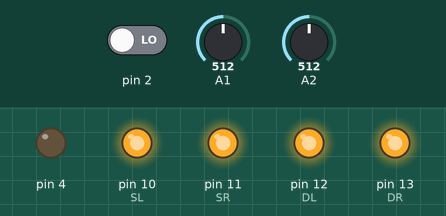
Bench run of a sketch on a simulated Arduino Uno, built with avr-gcc and run on an emulated ATmega328P. On the bench: output pins drawn as LEDs (lit = HIGH). The test bench sets the inputs (shaded band); at power-on: A1 = 512, pin 2 LOW, A2 = 512.

Above: at 1.8 s.
1.9 s: A1 set to 810
At 2.9 s:
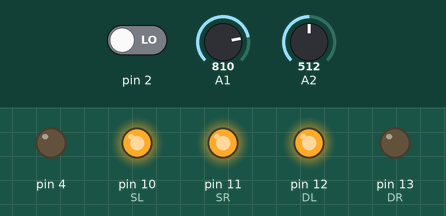
3.4 s: A1 set to 790
At 6.6 s:
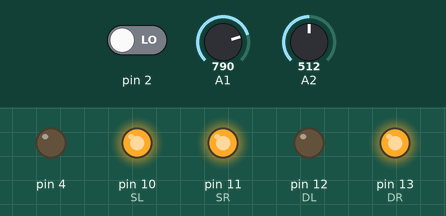
Timing chart, 0 to 8.1 s (numbered marks = the images above; inputs shaded):
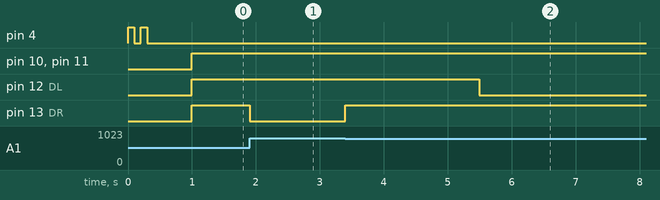

Measured:
- after the input at 1.9 s, pin 13 (DR): HIGH → LOW at once
- after the input at 3.4 s, pin 12 (DL): HIGH → LOW after 2.1 s; pin 13 (DR): LOW → HIGH at once
- by itself, pin 4: alternates HIGH for 0.10 s and LOW for 0.10 s, 4 changes in all, then stays LOW

The sketch:

star_kat_v-2_1234.ino
```cpp
#define SR     11
#define DR     13
#define SL     10
#define DL     12

byte mas[9] = {0, 0, 0, 0, 0, 0, 0, 0, 0};  // штрих-код (первые цифрры координата в двоич сс, последние две цифрры координата в дес сс)
int i = 0;
int a = 0;
byte b = 0;  // откуда виртуально приехал робот
byte x = 1;  // x вирт местоположение
byte y = 3;  // y вирт местоположение
byte pr[9][7] {               // "пробки"
  // начало в 0;0 - y;x !!!
  {1, 1, 1, 1, 1, 1, 1},      // 1   - 0
  {1, 1, 1, 1, 1, 1, 1},      // 1^2 - 1
  {1, 1, 1, 1, 1, 1, 1},      // 2   - 2
  {1, 1, 1, 1, 1, 1, 1},      // 2^3 - 3
  {1, 1, 1, 1, 1, 1, 1},      // 3   - 4  -----
  {1, 1, 1, 1, 1, 1, 1},      // 3^4 - 5
  {1, 1, 1, 1, 1, 1, 1},      // 4   - 6
  {1, 1, 1, 1, 1, 1, 1},      // 4^5 - 7
  {1, 1, 1, 1, 1, 1, 1},      // 5   - 8
// |  |  |  |  |  |  |
// 0  1  2  3  4  5  6
};
byte ms[50]   = {0, 0, 0, 0, 0, 0, 0, 0, 0, 0, 0, 0, 0, 0, 0, 0, 0, 0, 0, 0, 0, 0, 0, 0, 0, 0, 0, 0, 0, 0, 0, 0, 0, 0, 0, 0, 0, 0, 0, 0, 0, 0, 0, 0, 0, 0, 0, 0, 0, 0};
// "ключ" пути обратно
byte ms_2[50] = {0, 0, 0, 0, 0, 0, 0, 0, 0, 0, 0, 0, 0, 0, 0, 0, 0, 0, 0, 0, 0, 0, 0, 0, 0, 0, 0, 0, 0, 0, 0, 0, 0, 0, 0, 0, 0, 0, 0, 0, 0, 0, 0, 0, 0, 0, 0, 0, 0, 0};
// "ключ" пути туда

int i1 = 0;
int i2 = 0;

// mas[7] = x
// mas[8] = y

void setup()      {
  pinMode(DL, OUTPUT);
  pinMode(DR, OUTPUT);
  pinMode(4, OUTPUT);
  Serial.begin (112500);
  //test2();
  //------------------------------------------------------------------------------
  while ((digitalRead(2)) == 1) { delay(10); }
  ZUM();
  //test();
  delay (600);
  linia();
  linia();
  linia();
  L();
  linia();
  linia();
  R();
  R();
  linia();
  linia();
  R();
  linia();
  //linia();
  //test2();
  //start();
  ZUM();
}

void loop()       {
  /*Serial.print (analogRead(A1));
  Serial.print ("---");
  Serial.println (analogRead(A2));
  delay(100);*/
}

void test()       {
  //linia();
  strich_cod();
  /*digitalWrite(DL, HIGH );
  analogWrite(SL, 65);
  digitalWrite(DR, HIGH );
  analogWrite(SP, 65);*/
  Serial.println (mas[0]);
  Serial.println (mas[1]);
  Serial.println (mas[2]);
  Serial.println (mas[3]);
  Serial.println (mas[4]);
  Serial.println (mas[5]);
  Serial.println (mas[6]);
  Serial.println ("---");
  Serial.println (mas[7]);
  Serial.println (mas[8]);
  Serial.println ("---");
  if ((mas[7]==6) && (mas[8]==1)) {
    ZUM();
  }
}

void test2()      {
  Serial.println("TEST:");
  mas[7] = 3;  // x
  mas[8] = 4;  // y
  navigator();
  Serial.println("NAVIGATOR_COMPLETE");
  Serial.println("ms:");
  while ((i < 50) && (ms[i] > 0)) {
    Serial.print(ms[i]);
    i++;
  }
  i = 0;
  Serial.println("");
  Serial.println("ms2:");
  while ((i < 50) && (ms_2[i] > 0)) {
    Serial.print(ms_2[i]);
    i++;
  }
  Serial.println("");
  Serial.println("TEST_COMPLETE");
}

void start()      {
  strich_cod();
  /*mas[0] = 0;
  mas[1] = 1;
  mas[2] = 0;
  mas[3] = 0;
  mas[4] = 0;
  mas[5] = 1;
  mas[6] = 0;
  mas[7] = 5;  // 3
  mas[8] = 2;  // 4*/
  linia();
  // а3
  navigator();
  while (a == 0) {
    if (ms_2[i] == 0) { a = 1;   }
    if (ms_2[i] == 1) { linia(); }
    if (ms_2[i] == 2) { L();     }
    if (ms_2[i] == 3) { R();     }
    i++;
  }
  i = 0;
  a = 0;
  L();
  L();
  ZUM();
  delay(1500);
  ZUM();
  while (a == 0) {
    if (ms[i] == 0) { a = 1;   }
    if (ms[i] == 1) { linia(); }
    if (ms[i] == 2) { L();     }
    if (ms[i] == 3) { R();     }
    i++;
  }
  i = 0;
  a = 0;
  // а3
  linia();
  cod();
}

void navigator()  {
  //ZUM();
  //delay (500);
  //mas[7] = x;
  //mas[8] = y;
  x = mas[7] - 1;
  y = mas[8];
  while (i < 50) {
    if ((x == 0) && (y == 3)) {
      i = 55;  //  добрался
    }
    else {
      if (y == 3) { D_V();   }  // вперед
      if (y == 2) { D_R_1(); }  // вправо 1
      if (y == 1) { D_R_2(); }  // вправо 2
      if (y == 4) { D_L_1(); }  // влево 1
      if (y == 5) { D_L_2(); }  // влево 2
    }
    Serial.print("processed...");
    Serial.println(i);
    //i++;
  }
  Serial.println("ms_COMPLETE");
  Serial.println("ms2_OPERATING");
  //-----------------------------------------
  i = 49;
  a = 0;
  while (i  >=   0) {
    if (ms[i] == 1) { ms_2[a] = 1;  }
    if (ms[i] == 2) { ms_2[a] = 3;  }
    if (ms[i] == 3) { ms_2[a] = 2;  }
    if (ms[i] == 0) { } else { a++; }
    i--;
  }
  /*
  i = 0;
  a = 0;
  while (ms_2[i] > 0) { i++; }
  ms_2[i] = 2; i++;
  ms_2[i] = 2;
  */
  i = 0;
  a = 0;
  //delay (500);
  //ZUM();
  Serial.println("ms2_COMPLETE");
  Serial.println("navigator_COMPLETE");
}

void D_V()        {
  if ((!(b == 4)) && (((x == 1) && (pr[4][0] == 1)) || ((x > 1) && (pr[4][x-1] == 1) && ((pr[4][x-2] == 1) || (pr[3][x-1]) || (pr[5][x-1]))))) { v(); }
  else {
    if ((!(b == 3)) && ((pr[5][x] == 1) && ((pr[6][x-1] == 1) || (pr[6][x] == 1) || (pr[7][x])))) { l(); }
    else {
      if ((!(b == 2)) && (((pr[3][x] == 1) && ((pr[2][x-1] == 1) || (pr[2][x] == 1) || (pr[1][x]))))) { r(); }
      else { n(); }
    }
  }
}

void D_R_1()      {
  if ((!(b == 3)) && (((pr[3][x] == 1) && (x == 0)) || ((x > 0) && (pr[3][x] == 1) && ((pr[4][x-1] == 1) || (pr[4][x] == 1) || (pr[5][x] == 1))))) { l(); }
  else {
    if ((!(b == 4)) && ((x > 0) && (pr[2][x-1] == 1) && (((x > 1) && ((pr[3][x-1] == 1) || (pr[1][x-1] == 1) || (pr[2][x-2] == 1))) || ((x == 1) && ((pr[3][0] == 1) || (pr[1][0] == 1)))))) { v(); }
    else {
      if ((!(b == 2)) && ((pr[1][x] == 1) && (((x > 0) && (pr[0][x-1] == 1)) || (pr[0][x] == 1)))) { r(); }
      else { n(); }
    }
  }
}

void D_R_2()      {
  if ((!(b == 3)) && (((pr[1][0] == 1) && (x == 0) && ((pr[3][0] == 1) || (pr[2][0] == 1))) || ((x > 0) && (pr[1][x] == 1) && ((pr[2][x-1] == 1) || (pr[2][x] == 1) || (pr[3][x] == 1)))))  { l(); }
  else {
    if ((!(b == 4)) && ((x > 0) && (pr[0][x-1] == 1) && ((pr[1][x-1] == 1) || ((pr[0][x-2] == 1) && (x > 1))))) { v(); }
    else {
      n();
    }
  }
}

void D_L_1()      {
  if ((!(b == 2)) && (((pr[5][0] == 1) && (x == 0)) || ((x > 0) && (pr[5][x] == 1) && ((pr[4][x-1] == 1) || (pr[4][x] == 1) || (pr[3][x] == 1))))) { r(); }
  else {
    if ((!(b == 4)) && ((x > 0) && (pr[6][x-1] == 1) && (((x > 1) && ((pr[5][x-1] == 1) || (pr[7][x-1] == 1) || (pr[6][x-2] == 1))) || ((x == 1) && ((pr[5][0] == 1) || (pr[7][0] == 1)))))) { v(); }
    else {
      if ((!(b == 3)) && ((pr[7][x] == 1) && (((x > 0) && (pr[8][x-1] == 1)) || (pr[8][x] == 1)))) { l(); }
      else { n(); }
    }
  }
}

void D_L_2()      {
  if ((!(b == 2)) && (((pr[7][0] == 1) && (x == 0) && ((pr[5][0] == 1) || (pr[6][0] == 1))) || ((x > 0) && (pr[7][x] == 1) && ((pr[6][x-1] == 1) || (pr[6][x] == 1) || (pr[5][x] == 1)))))  { r(); }
  else {
    if ((!(b == 4)) && ((x > 0) && (pr[8][x-1] == 1) && ((pr[7][x-1] == 1) || ((pr[8][x-2] == 1) && (x > 1))))) { v(); }
    else {
      n();
    }
  }
}

void cod()        {
  digitalWrite(DL, HIGH );
  analogWrite(SL, 100);
  digitalWrite(DR, HIGH );
  analogWrite(SR, 100);
  i = 10;
  a = 7;
  while (a > 0) {
    a--;
    if (mas[a] == 1) { a = 0; }
    else { i--; }
  }
  delay (i*100);
  delay (700);
  digitalWrite(DL, HIGH );
  analogWrite(SL, 0);
  digitalWrite(DR, HIGH );
  analogWrite(SR, 0);
}

void v()          {
  ms[i] = 1; i++;
  b = 1;
  x--;
}

void l()          {
  ms[i] = 2; i++;
  ms[i] = 1; i++;
  ms[i] = 3; i++;
  b = 2;
  y++;
}

void r()          {
  ms[i] = 3; i++;
  ms[i] = 1; i++;
  ms[i] = 2; i++;
  b = 3;
  y--;
}

void n()          {
  ms[i] = 2; i++;
  ms[i] = 2; i++;
  ms[i] = 1; i++;
  ms[i] = 2; i++;
  ms[i] = 2; i++;
  b = 4;
  x++;
}

void L()          {
  digitalWrite(DL, LOW );
  analogWrite(SL, 255);
  digitalWrite(DR, HIGH );
  analogWrite(SR, 255);
  while ((analogRead(A1)) < 800) { }
  while ((analogRead(A1)) > 800) { }
  while ((analogRead(A1)) < 800) { }
  digitalWrite(DL, HIGH );
  analogWrite(SL, 0);
  digitalWrite(DR, HIGH );
  analogWrite(SR, 0);
}

void R()          {
  digitalWrite(DL, HIGH );
  analogWrite(SL, 255);
  digitalWrite(DR, LOW );
  analogWrite(SR, 255);
  while ((analogRead(A2)) < 800) { }
  while ((analogRead(A2)) > 800) { }
  while ((analogRead(A2)) < 800) { }
  digitalWrite(DL, HIGH );
  analogWrite(SL, 0);
  digitalWrite(DR, HIGH );
  analogWrite(SR, 0);
}

void ZUM()        {
  digitalWrite (4, HIGH);
  delay (100);
  digitalWrite (4, LOW);
  delay (100);
  digitalWrite (4, HIGH);
  delay (100);
  digitalWrite (4, LOW);
  delay (100);
}

void linia()      {
  while ((i1 > 800) || (i2 > 800)) {
    linia2();
  }
  while (i < 800) {
    linia2();
    i++;
    delay(1);
  }
  i = 0;
  delay(50);
  digitalWrite(DL, HIGH );
  analogWrite(SL, 0);
  digitalWrite(DR, HIGH );
  analogWrite(SR, 0);
}

void linia2()     {
  i1 = analogRead(A1);
  i2 = analogRead(A2);
  if ((i1 < 800) && (i2 < 800)) {
    digitalWrite(DL, HIGH );
    analogWrite(SL, 255);
    digitalWrite(DR, HIGH );
    analogWrite(SR, 255);
  }
  if ((i1 > 800) && (i2 > 800)) {
    digitalWrite(DL, HIGH );
    analogWrite(SL, 255);
    digitalWrite(DR, HIGH );
    analogWrite(SR, 255);
  }
  if ((i1 < 800) && (i2 > 800)) {
    digitalWrite(DL, LOW );
    analogWrite(SL, 255);
    digitalWrite(DR, HIGH );
    analogWrite(SR, 255);
  }
  if ((i1 > 800) && (i2 < 800)) {
    digitalWrite(DL, HIGH );
    analogWrite(SL, 255);
    digitalWrite(DR, LOW );
    analogWrite(SR, 255);
  }
}

void strich_cod() {
  while (((analogRead(A1)) > 600) || ((analogRead(A2)) > 600)) {
    if (((analogRead(A1)) > 600) && ((analogRead(A2)) > 600)) {
      digitalWrite(DL, HIGH );
      analogWrite(SL, 40);
      digitalWrite(DR, HIGH );
      analogWrite(SR, 40);
    }
    if (((analogRead(A1)) < 600) && ((analogRead(A2)) > 600)) {
      digitalWrite(DL, LOW );
      analogWrite(SL, 50);
      digitalWrite(DR, HIGH );
      analogWrite(SR, 50);
    }
    if (((analogRead(A1)) > 600) && ((analogRead(A2)) < 600)) {
      digitalWrite(DL, HIGH );
      analogWrite(SL, 50);
      digitalWrite(DR, LOW );
      analogWrite(SR, 50);
    }
  }
  digitalWrite(DL, HIGH );
  analogWrite(SL, 40);
  digitalWrite(DR, HIGH );
  analogWrite(SR, 40);
  while ((analogRead(A1)) < 600) { }
  while ((analogRead(A1)) > 600) { }
  i = -1;
  while (i < 7) {
    while ((analogRead(A0)) > 400) { }
    if (((analogRead(A1)) < 600) && (i > -1)) { mas[i] = 1; }
    while ((analogRead(A0)) < 600) { }
    i++;
  }
  i = 0;
  delay (100);
  digitalWrite(DL, HIGH );
  analogWrite(SL, 0);
  digitalWrite(DR, HIGH );
  analogWrite(SR, 0);
  // черная линия, а потом 7-бит
  // проехать вперед и считать код, записать в массив mas[]
  i = (mas[6]*64)+(mas[5]*32)+(mas[4]*16)+(mas[3]*8)+(mas[2]*4)+(mas[1]*2)+mas[0];
  while (i >= 10) {
    i = i - 10;
    mas[7]++;
  }
  mas[8] = i;
  i = 0;
  //mas[7] = x;
  //mas[8] = y;
}
```
